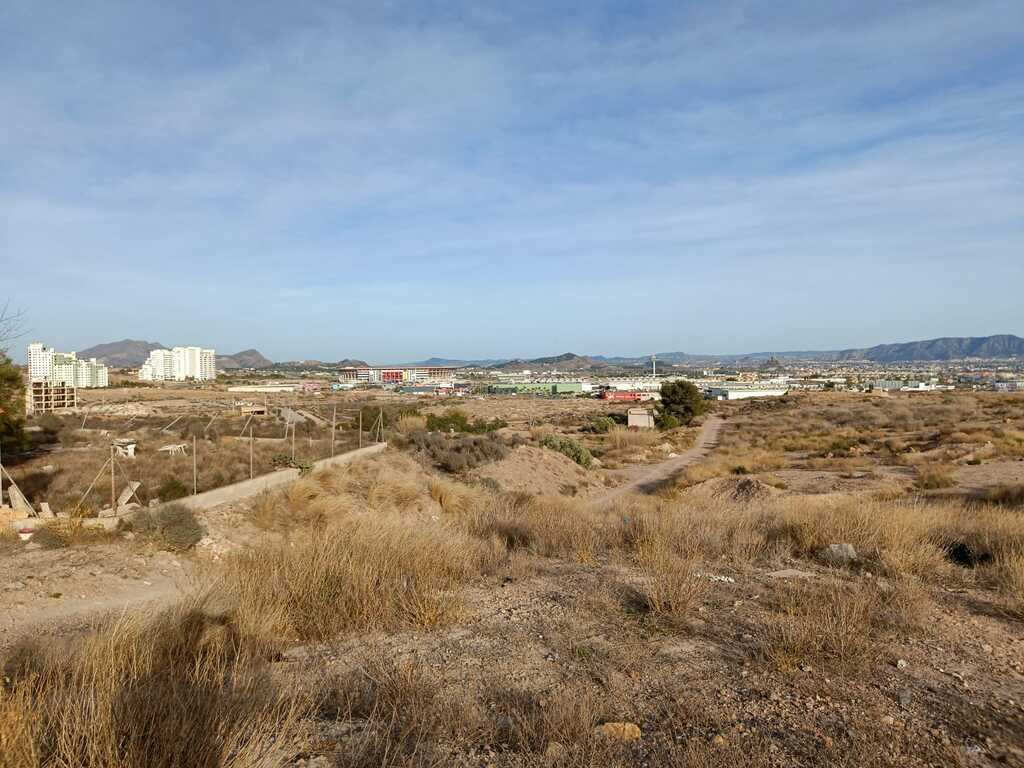
#> input picture Entrega1-revisar/calibrate/test2.jpg, 1024 x 768 px, found by its file name
$ python anglesFunction.py
#> lines starting #> are read from the running program, lines starting #| are printed output that depends on the picture
import numpy as np
import cv2   as cv


def get_image_dimensions_points_and_angle(img_path):
    # Store the points
#> called with img_path = './test2.jpg'
    points = []

    # Mouse callback function to store the points
    def fun(event, x, y, flags, param):
        if event == cv.EVENT_LBUTTONDOWN and len(points) < 2:
            points.append(np.array([x,y]))
            print(f"X:{x}, Y:{y}")
            # Draw a circle at the point
            cv.circle(img, (x,y), 3, (0,0,255), -1)

    # Load the image
    img = cv.imread(img_path, cv.IMREAD_GRAYSCALE)
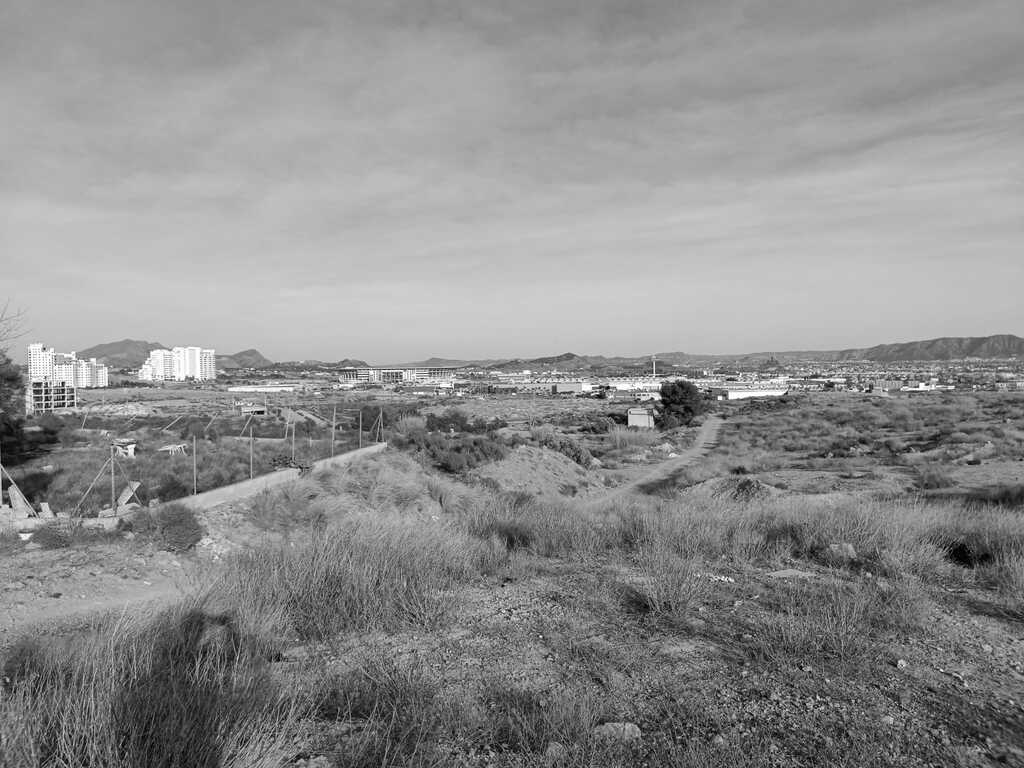
#> img: shape (768, 1024); min 0, max 255, mean 142.4
    # Create a window to display the image
    cv.namedWindow('image')
    # Set the mouse callback function to store the points
    cv.setMouseCallback('image', fun)

    # Display the image
    while True:
        cv.imshow('image', img)
        if cv.waitKey(1) & 0xFF == ord('q'):
#> (key q is pressed here)
            break


    # Get the image dimensions
    dims = img.shape
#> dims = (768, 1024)
    # Load the camera matrix and distortion coefficients
#> (the run stopped early here; a loop or call above may not have finished)

$ run again, with Entrega1-revisar/calibrate/lamp.jpg copied over Entrega1-revisar/calibrate/test2.jpg
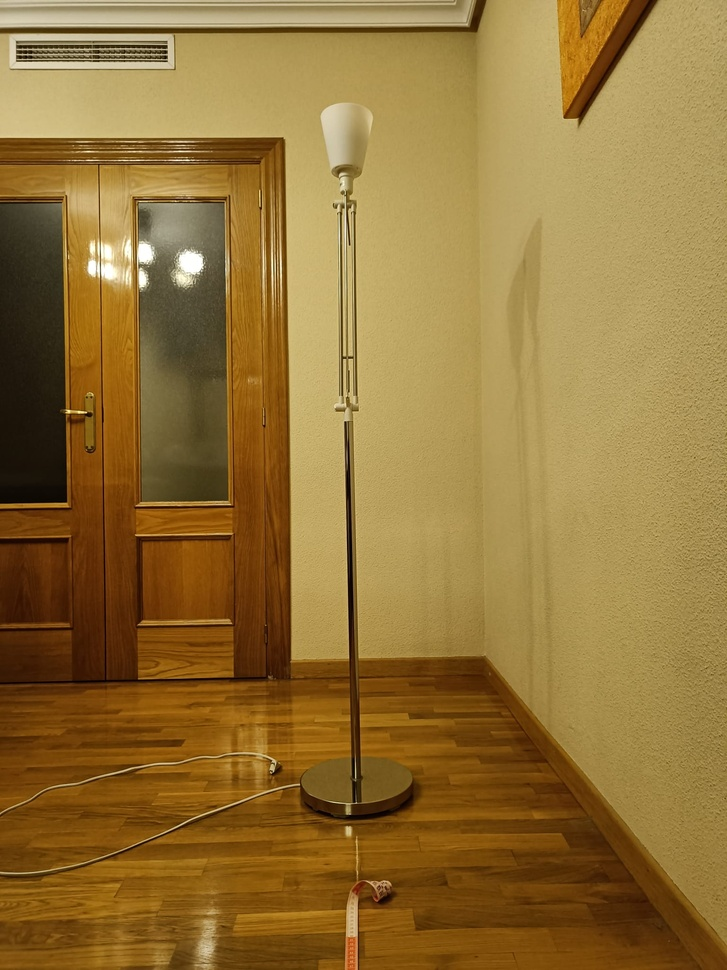
#> input picture Entrega1-revisar/calibrate/lamp.jpg, 727 x 970 px, shrunk from 1536 x 2048 before the run, found by its file name
#> in get_image_dimensions_points_and_angle, `img = cv.imread(img_path, cv.IMREAD_GRAYSCALE)`:
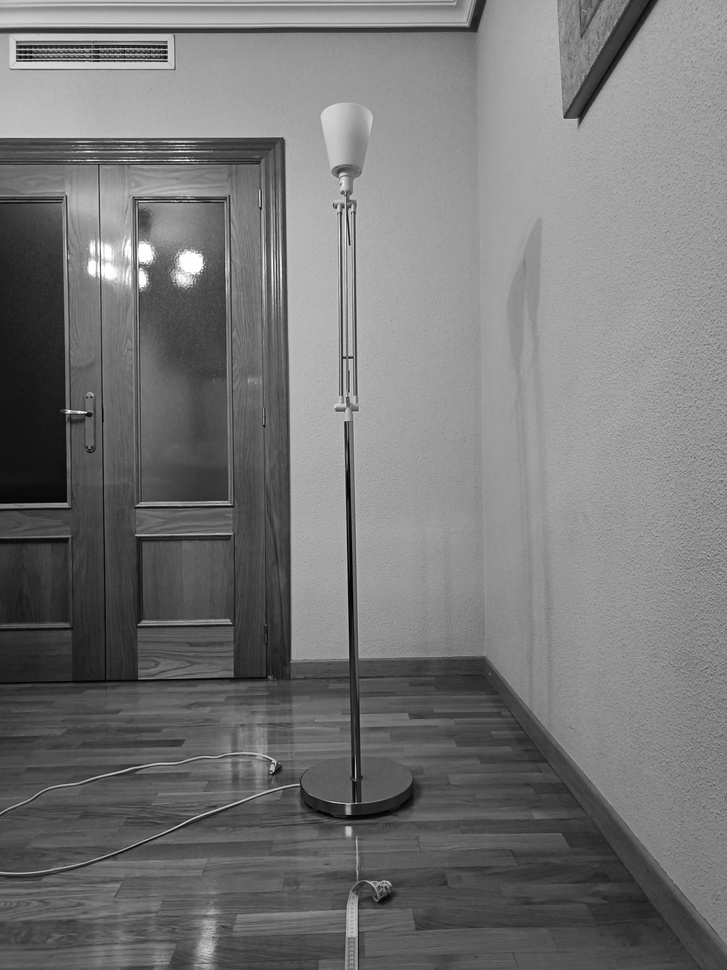
#> img: shape (970, 727); min 0, max 255, mean 118.1

$ run again, with Entrega1-revisar/calibrate/locate.jpg copied over Entrega1-revisar/calibrate/test2.jpg
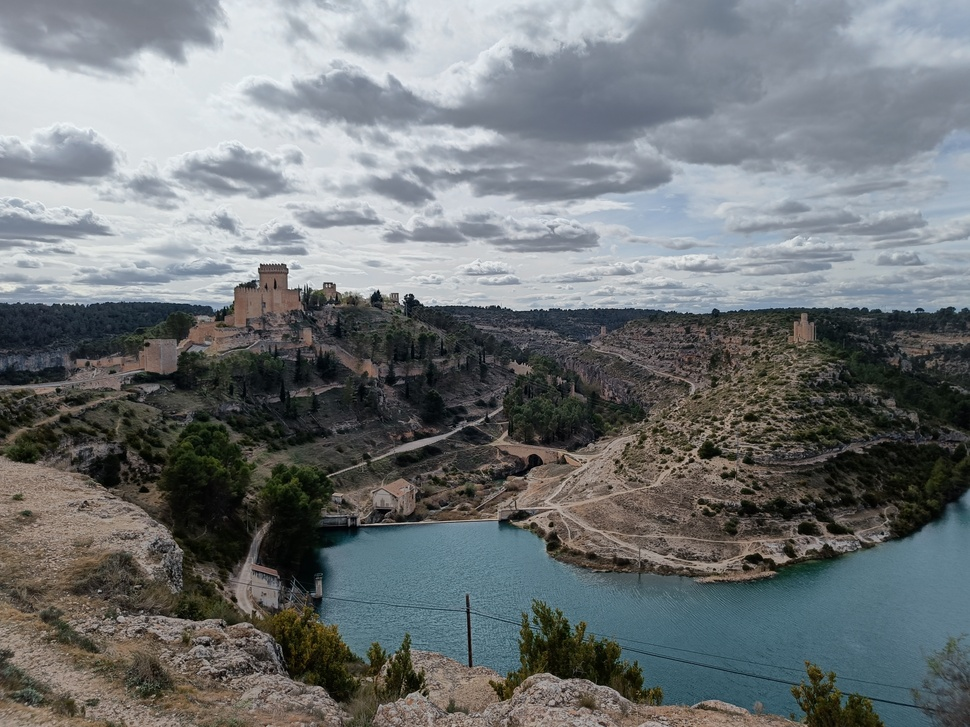
#> input picture Entrega1-revisar/calibrate/locate.jpg, 970 x 727 px, shrunk from 4096 x 3072 before the run, found by its file name
#> in get_image_dimensions_points_and_angle, `img = cv.imread(img_path, cv.IMREAD_GRAYSCALE)`:
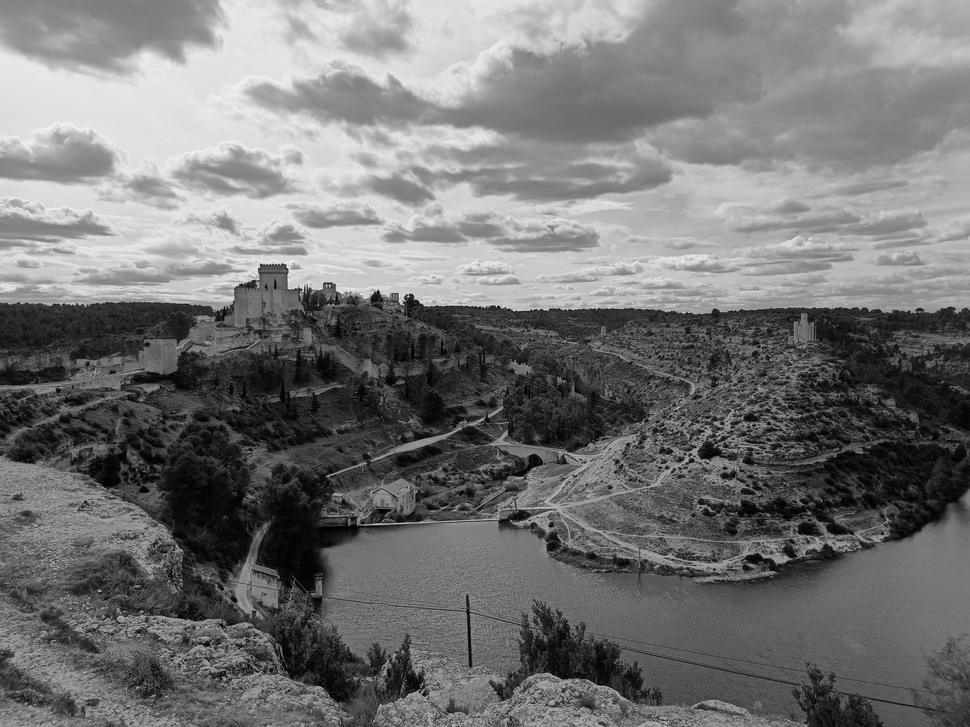
#> img: shape (727, 970); min 0, max 245, mean 116.3
